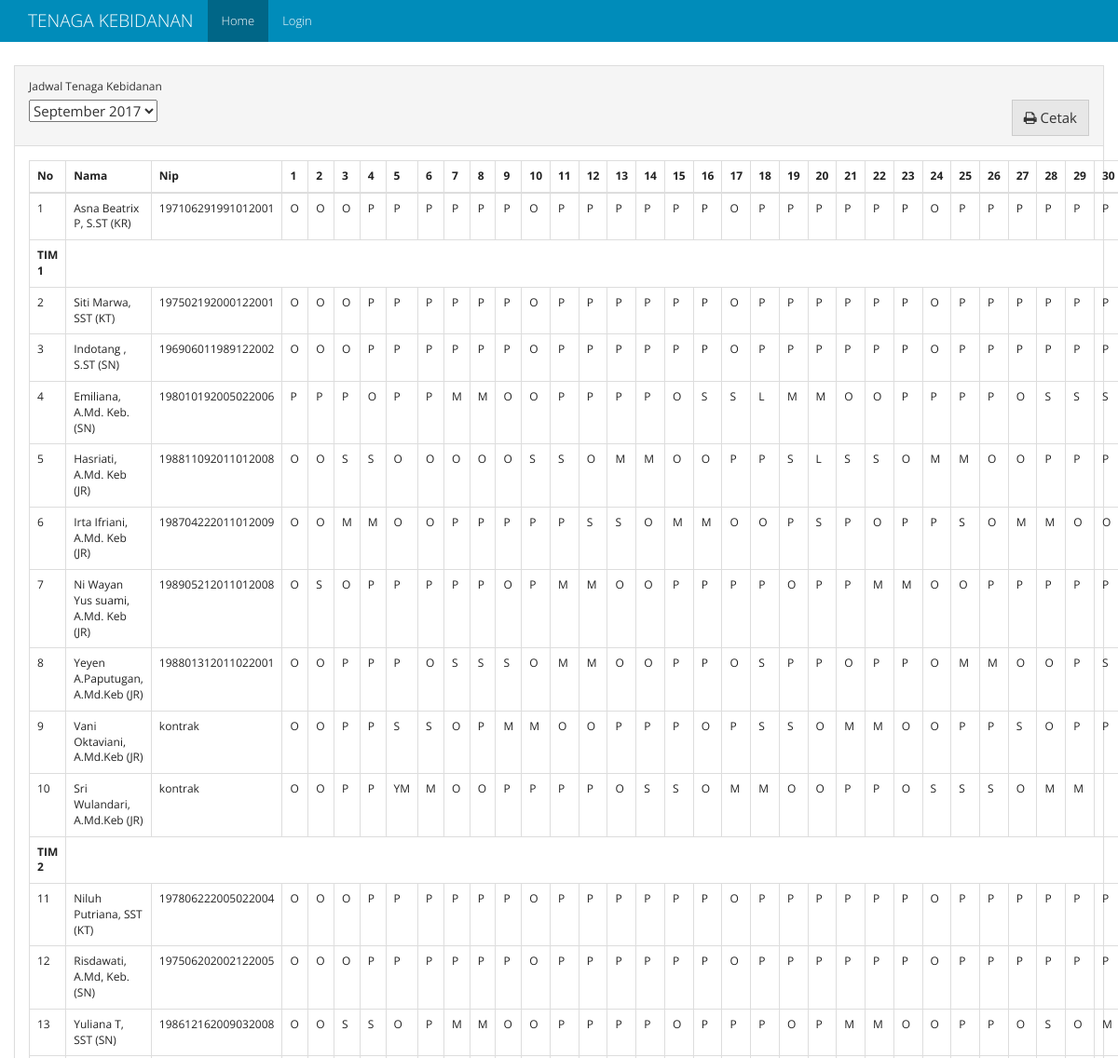
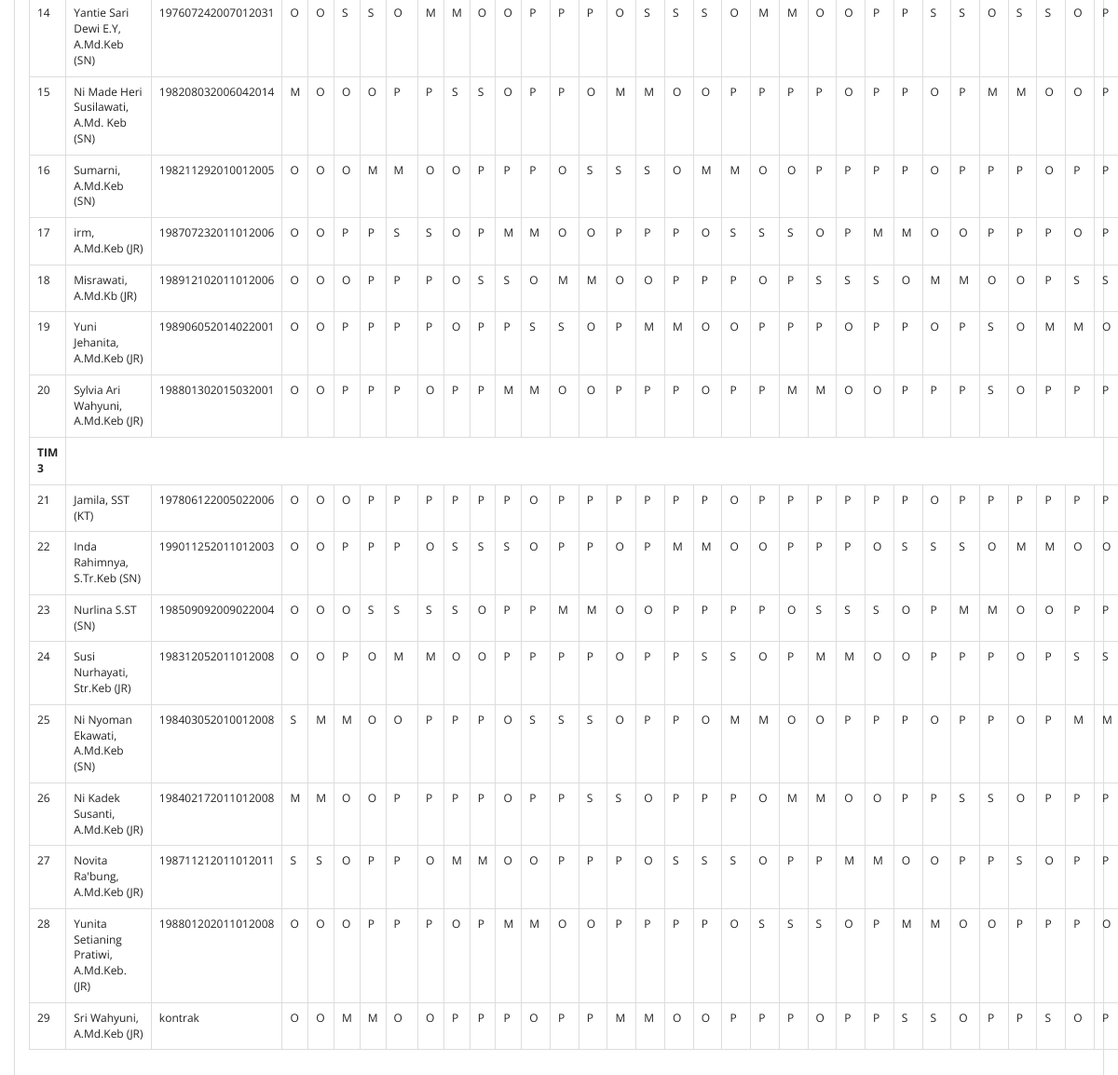
The page / on the database its author committed (2 pictures, top to bottom).
### models.py (models this page shows, shortened)
class Schedules(db.Model):
    id = db.Column(db.Integer, primary_key=True)
    periode_id = db.Column(db.Integer, db.ForeignKey("periode.id"), nullable=False)
    bidan_id = db.Column(db.Integer, db.ForeignKey("bidan.id", ondelete='SET NULL'), nullable=True)
    shift = db.Column(db.Text, default="", nullable=True)
    rest_shift = db.Column(db.Text, default="CLEAR", nullable=True)
    name = db.Column(db.String(50), nullable=True)
    nip = db.Column(db.String(20), nullable=True)
    officer = db.Column(db.String(20), nullable=True)
    tim = db.Column(db.String(10), nullable=True)

### views.py (the view)
@app.route("/", methods=['GET', 'POST'])
def homepage():
    table_query = Schedules.query \
        .join(Periode) \
        .add_columns(Schedules.id.label("schedule_id"), Schedules.officer, Schedules.nip, Schedules.name, Schedules.shift, Schedules.rest_shift, Schedules.tim, Periode.id, Periode.periode)
    table_periode = table_query.order_by(Periode.periode.desc()).group_by(Periode.periode).all()
    list_periode = []
    for periode in table_periode:
        pr = {}
        pr["id"] = periode.periode.strftime("%Y-%m-%d")
        pr["periode"] = periode.periode.strftime("%B %Y")
        list_periode.append(pr)
    if request.method == 'POST':
        periode_periode = request.form["select-periode"]
    else:
        periode_periode = list_periode[0]["id"]
    periode_split = periode_periode.split("-")
    periode_date = datetime.date(int(periode_split[0]), int(periode_split[1]), 1)
    days = calendar.monthrange(periode_date.year, periode_date.month)[1]
    kt = [shift_list(table_query.filter((Schedules.officer == "KT") & (Schedules.tim == "tim1")).filter(Periode.periode == periode_date).all()),
          shift_list(table_query.filter((Schedules.officer == "KT") & (Schedules.tim == "tim2")).filter(Periode.periode == periode_date).all()),
          shift_list(table_query.filter((Schedules.officer == "KT") & (Schedules.tim == "tim3")).filter(Periode.periode == periode_date).all())]
    tim = [shift_list(table_query.filter((Schedules.tim == "tim1") & (Schedules.officer != "KT")).filter(Periode.periode == periode_date).order_by(Schedules.bidan_id.asc()).all()),
           shift_list(table_query.filter((Schedules.tim == "tim2") & (Schedules.officer != "KT")).filter(Periode.periode == periode_date).order_by(Schedules.bidan_id.asc()).all()),
           shift_list(table_query.filter((Schedules.tim == "tim3") & (Schedules.officer != "KT")).filter(Periode.periode == periode_date).order_by(Schedules.bidan_id.asc()).all())]
    periode_schedule = {"kr": shift_list(table_query.filter(Schedules.officer == "KR").filter(Periode.periode == periode_date).all()),
                        "kt": kt, "tim": tim}
    return render_template('home.html', periode=list_periode, table=periode_schedule, periode_value=periode_periode, days=days)

### app.py (called while the page is built)
@app.before_request
def _before_request():
    g.user = current_user

### views.py (called while the page is built)
def shift_list(obj):
    new_obj = []
    for result in obj:
        temp_obj = {}
        temp_obj["id"] = result.id
        temp_obj["name"] = result.name
        temp_obj["officer"] = result.officer
        temp_obj["tim"] = result.tim
        temp_obj["nip"] = result.nip
        shift = ''.join(result.shift.split())
        if shift != "" and shift != "CLEAR":
            temp_obj["shift"] = result.shift.split(",")
        else:
            temp_obj["shift"] = None
        rest_shift = ''.join(result.rest_shift.split())
        if rest_shift != "" and rest_shift != "CLEAR":
            temp_obj["rest_shift"] = result.rest_shift.split(",")
        else:
            temp_obj["rest_shift"] = None
        temp_obj["schedule_id"] = result.schedule_id
        new_obj.append(temp_obj)
    return new_obj

### templates/home.html (shortened to what this page needs)
{% extends "base.html" %}
{% from "macro/shift_element.html" import shift_element %}
{% block class_container %}container-fluid{% endblock %}
{% block nav_home %} active {% endblock %}
{%  block content %}
<div class="panel panel-default">
		  <div class="panel-heading">
		  	  <div class="form-group">
		    <label for="select-periode">Jadwal Tenaga Kebidanan</label>
				  <form action="/" id="form-periode" class="form form-inline" method="post">
					  <select  name="select-periode" id="select-periode">
						{% for pr in periode %}
							<option value="{{pr['id']}}">{{pr['periode']}}</option>
						{% endfor %}
					  </select>
                      <button id="cetak-jadwal" class="btn btn-default pull-right"> <i class="fa fa-print" aria-hidden="true"></i>  Cetak</button>
				  </form>
		  </div>
		  </div>
		  <div class="panel-body">
                <table class="table table-bordered table-responsive">
                  <thead>
                    <tr>
                      <th>No</th>
                      <th>Nama</th>
                      <th>Nip</th>
                      {% for i in range(days) %}
                        <th>{{loop.index}}</th>
                      {% endfor %}
                    </tr>
                  </thead>
                  <tbody>
                    <tr>
                      <td class="table-number">-</td>
                      {% for table in table['kr'] %}
                          <td>{{ table.name }} ({{table.officer}})</td>
                          <td>{{ table.nip|default('<unknown>', True) }}</td>
                          {{ shift_element(table,days) }}
                      {% endfor %}
                    </tr>
                    {% for i in range(0, (table['kt']) | length) %}
                        <tr>
                          <td><strong>TIM {{ loop.index }}</strong></td>
                        </tr>
                        <tr>
                          <td class="table-number">-</td>
                          {% for table in table['kt'][i] %}
                              <td>{{ table.name }} ({{table.officer}})</td>
                              <td>{{ table.nip|default('<unknown>', True) }}</td>
                              {{ shift_element(table,days) }}
                          {% endfor %}
                        </tr>
                        {% for table in table['tim'][i] %}
                          <tr>
                              <td class="table-number">-</td>
                              <td>{{ table.name }} ({{table.officer}})</td>
                              <td>{{ table.nip|default('<unknown>', True) }}</td>
                              {{ shift_element(table,days) }}
                          </tr>
                        {% endfor %}
                    {% endfor %}
                  </tbody>
                </table>
		  </div>
		</div>
{% endblock %}

### templates/base.html (shortened to what this page needs)
<!DOCTYPE html>
<html lang="en">
<head>
    <link rel="stylesheet" href="{{ url_for('static', filename='css/bootstrap.min.css')}}">
    <link rel="stylesheet" href="{{ url_for('static', filename='css/font-awesome.css')}}">
</head>
<body>
<nav class="navbar navbar-inverse navbar-fixed-top">
    <div class="container">
        <div class="navbar-header">
            <a class="navbar-brand" href="#">{% block branding %}TENAGA KEBIDANAN{% endblock %}</a>
        </div>
        <div id="navbar" class="collapse navbar-collapse">
            <ul class="nav navbar-nav">
                <li class="{% block nav_home %}{% endblock %}"><a href="{{ url_for('homepage') }}">Home</a></li>
                {% if g.user.is_authenticated %}
                    <li class="{% block nav_penjadwalan %}{% endblock %}"><a href="{{ url_for('penjadwalan') }}">Penjadwalan</a></li>
                    <li class="{% block nav_setting %}{% endblock %}"><a href="{{ url_for('setting') }}">Pengaturan Proses</a></li>
                    <li class=""><a href="/admin/">Admin</a></li>
                    <li><a href="{{ url_for('logout') }}">Logout</a></li>
                {% else %}
                    <li class="{% block nav_login %}{% endblock %}"><a href="{{ url_for('login') }}">Login</a></li>
                {% endif %}
            </ul>
        </div>
    </div>
</nav>
<div class="{% block class_container %}container{% endblock %}" style="margin-top: 70px;">
    {% block content %}
    {% endblock %}
</div>
</body>
</html>

### templates/macro/shift_element.html (shortened to what this page needs)
{% macro shift_element(table,days) %}
  {% set rest_len = 0 %}
  {% if table.shift %}
  	{% set n = rest_len-1 %}
    {% for i in range(days-rest_len) %}
        {% if table.shift[n] %}
            <td>{{table.shift[n+loop.index]}}</td>
        {% else %}
            <td>-</td>
        {% endif %}
    {% endfor %}
  {% else %}
    {% for i in range(days-rest_len) %}
        <td>-</td>
    {% endfor %}
  {% endif %}
{% endmacro %}

### rows shown on the page
Schedules: name "Asna Beatrix P, S.ST", officer "KR", nip "197106291991012001", shift "O" "O" "O" "P" "P" "P" "P" "P" "P" "O" "P" "P" "P" "P" "P" "P" "O" "P" "P" "P" "P" "P" "P" "O" "P" "P" "P" "P" "P" "P"
Schedules: name "Siti Marwa, SST", officer "KT", nip "197502192000122001", shift "O" "O" "O" "P" "P" "P" "P" "P" "P" "O" "P" "P" "P" "P" "P" "P" "O" "P" "P" "P" "P" "P" "P" "O" "P" "P" "P" "P" "P" "P"
Schedules: name "Indotang , S.ST", officer "SN", nip "196906011989122002", shift "O" "O" "O" "P" "P" "P" "P" "P" "P" "O" "P" "P" "P" "P" "P" "P" "O" "P" "P" "P" "P" "P" "P" "O" "P" "P" "P" "P" "P" "P"
Schedules: name "Emiliana, A.Md. Keb.", officer "SN", nip "198010192005022006", shift "P" "P" "P" "O" "P" "P" "M" "M" "O" "O" "P" "P" "P" "P" "O" "S" "S" "L" "M" "M" "O" "O" "P" "P" "P" "P" "O" "S" "S" "S"
Schedules: name "Hasriati, A.Md. Keb", officer "JR", nip "198811092011012008", shift "O" "O" "S" "S" "O" "O" "O" "O" "O" "S" "S" "O" "M" "M" "O" "O" "P" "P" "S" "L" "S" "S" "O" "M" "M" "O" "O" "P" "P" "P"
Schedules: name "Irta Ifriani, A.Md. Keb", officer "JR", nip "198704222011012009", shift "O" "O" "M" "M" "O" "O" "P" "P" "P" "P" "P" "S" "S" "O" "M" "M" "O" "O" "P" "S" "P" "O" "P" "P" "S" "O" "M" "M" "O" "O"
Schedules: name "Ni Wayan Yus suami, A.Md. Keb", officer "JR", nip "198905212011012008", shift "O" "S" "O" "P" "P" "P" "P" "P" "O" "P" "M" "M" "O" "O" "P" "P" "P" "P" "O" "P" "P" "M" "M" "O" "O" "P" "P" "P" "P" "P"
Schedules: name "Yeyen A.Paputugan, A.Md.Keb", officer "JR", nip "198801312011022001", shift "O" "O" "P" "P" "P" "O" "S" "S" "S" "O" "M" "M" "O" "O" "P" "P" "O" "S" "P" "P" "O" "P" "P" "O" "M" "M" "O" "O" "P" "S"
Schedules: name "Vani Oktaviani, A.Md.Keb", officer "JR", nip "kontrak", shift "O" "O" "P" "P" "S" "S" "O" "P" "M" "M" "O" "O" "P" "P" "P" "O" "P" "S" "S" "O" "M" "M" "O" "O" "P" "P" "S" "O" "P" "P"
Schedules: name "Sri Wulandari, A.Md.Keb", officer "JR", nip "kontrak", shift "O" "O" "P" "P" "YM" "M" "O" "O" "P" "P" "P" "P" "O" "S" "S" "O" "M" "M" "O" "O" "P" "P" "O" "S" "S" "S" "O" "M" "M"
Schedules: name "Niluh Putriana, SST", officer "KT", nip "197806222005022004", shift "O" "O" "O" "P" "P" "P" "P" "P" "P" "O" "P" "P" "P" "P" "P" "P" "O" "P" "P" "P" "P" "P" "P" "O" "P" "P" "P" "P" "P" "P"
Schedules: name "Risdawati, A.Md, Keb.", officer "SN", nip "197506202002122005", shift "O" "O" "O" "P" "P" "P" "P" "P" "P" "O" "P" "P" "P" "P" "P" "P" "O" "P" "P" "P" "P" "P" "P" "O" "P" "P" "P" "P" "P" "P"
Schedules: name "Yuliana T, SST", officer "SN", nip "198612162009032008", shift "O" "O" "S" "S" "O" "P" "M" "M" "O" "O" "P" "P" "P" "P" "O" "P" "P" "P" "O" "P" "M" "M" "O" "O" "P" "P" "O" "S" "O" "M"
Schedules: name "Yantie Sari Dewi E.Y, A.Md.Keb", officer "SN", nip "197607242007012031", shift "O" "O" "S" "S" "O" "M" "M" "O" "O" "P" "P" "P" "O" "S" "S" "S" "O" "M" "M" "O" "O" "P" "P" "S" "S" "O" "S" "S" "O" "P"
Schedules: name "Ni Made Heri Susilawati, A.Md. Keb", officer "SN", nip "198208032006042014", shift "M" "O" "O" "O" "P" "P" "S" "S" "O" "P" "P" "O" "M" "M" "O" "O" "P" "P" "P" "P" "O" "P" "P" "O" "P" "M" "M" "O" "O" "P"
Schedules: name "Sumarni, A.Md.Keb", officer "SN", nip "198211292010012005", shift "O" "O" "O" "M" "M" "O" "O" "P" "P" "P" "O" "S" "S" "S" "O" "M" "M" "O" "O" "P" "P" "P" "P" "O" "P" "P" "P" "O" "P" "P"
Schedules: name "irm, A.Md.Keb", officer "JR", nip "198707232011012006", shift "O" "O" "P" "P" "S" "S" "O" "P" "M" "M" "O" "O" "P" "P" "P" "O" "S" "S" "S" "O" "P" "M" "M" "O" "O" "P" "P" "P" "O" "P"
Schedules: name "Misrawati, A.Md.Kb", officer "JR", nip "198912102011012006", shift "O" "O" "O" "P" "P" "P" "O" "S" "S" "O" "M" "M" "O" "O" "P" "P" "P" "O" "P" "S" "S" "S" "O" "M" "M" "O" "O" "P" "S" "S"
Schedules: name "Yuni Jehanita, A.Md.Keb", officer "JR", nip "198906052014022001", shift "O" "O" "P" "P" "P" "P" "O" "P" "P" "S" "S" "O" "P" "M" "M" "O" "O" "P" "P" "P" "O" "P" "P" "O" "P" "S" "O" "M" "M" "O"
Schedules: name "Sylvia Ari Wahyuni, A.Md.Keb", officer "JR", nip "198801302015032001", shift "O" "O" "P" "P" "P" "O" "P" "P" "M" "M" "O" "O" "P" "P" "P" "O" "P" "P" "M" "M" "O" "O" "P" "P" "P" "S" "O" "P" "P" "P"
Schedules: name "Jamila, SST", officer "KT", nip "197806122005022006", shift "O" "O" "O" "P" "P" "P" "P" "P" "P" "O" "P" "P" "P" "P" "P" "P" "O" "P" "P" "P" "P" "P" "P" "O" "P" "P" "P" "P" "P" "P"
Schedules: name "Inda Rahimnya, S.Tr.Keb", officer "SN", nip "199011252011012003", shift "O" "O" "P" "P" "P" "O" "S" "S" "S" "O" "P" "P" "O" "P" "M" "M" "O" "O" "P" "P" "P" "O" "S" "S" "S" "O" "M" "M" "O" "O"
Schedules: name "Nurlina S.ST", officer "SN", nip "198509092009022004", shift "O" "O" "O" "S" "S" "S" "S" "O" "P" "P" "M" "M" "O" "O" "P" "P" "P" "P" "O" "S" "S" "S" "O" "P" "M" "M" "O" "O" "P" "P"
Schedules: name "Susi Nurhayati, Str.Keb", officer "JR", nip "198312052011012008", shift "O" "O" "P" "O" "M" "M" "O" "O" "P" "P" "P" "P" "O" "P" "P" "S" "S" "O" "P" "M" "M" "O" "O" "P" "P" "P" "O" "P" "S" "S"
Schedules: name "Ni Nyoman Ekawati, A.Md.Keb", officer "SN", nip "198403052010012008", shift "S" "M" "M" "O" "O" "P" "P" "P" "O" "S" "S" "S" "O" "P" "P" "O" "M" "M" "O" "O" "P" "P" "P" "O" "P" "P" "O" "P" "M" "M"
Schedules: name "Ni Kadek Susanti, A.Md.Keb", officer "JR", nip "198402172011012008", shift "M" "M" "O" "O" "P" "P" "P" "P" "O" "P" "P" "S" "S" "O" "P" "P" "P" "O" "M" "M" "O" "O" "P" "P" "S" "S" "O" "P" "P" "P"
Schedules: name "Novita Ra'bung, A.Md.Keb", officer "JR", nip "198711212011012011", shift "S" "S" "O" "P" "P" "O" "M" "M" "O" "O" "P" "P" "P" "O" "S" "S" "S" "O" "P" "P" "M" "M" "O" "O" "P" "P" "S" "O" "P" "P"
Schedules: name "Yunita Setianing Pratiwi, A.Md.Keb.", officer "JR", nip "198801202011012008", shift "O" "O" "O" "P" "P" "P" "O" "P" "M" "M" "O" "O" "P" "P" "P" "P" "O" "S" "S" "S" "O" "P" "M" "M" "O" "O" "P" "P" "P" "O"
Schedules: name "Sri Wahyuni, A.Md.Keb", officer "JR", nip "kontrak", shift "O" "O" "M" "M" "O" "O" "P" "P" "P" "O" "P" "P" "M" "M" "O" "O" "P" "P" "P" "O" "P" "P" "S" "S" "O" "P" "P" "S" "O" "P"

### other values the page prints
form field select-periode "September 2017"
